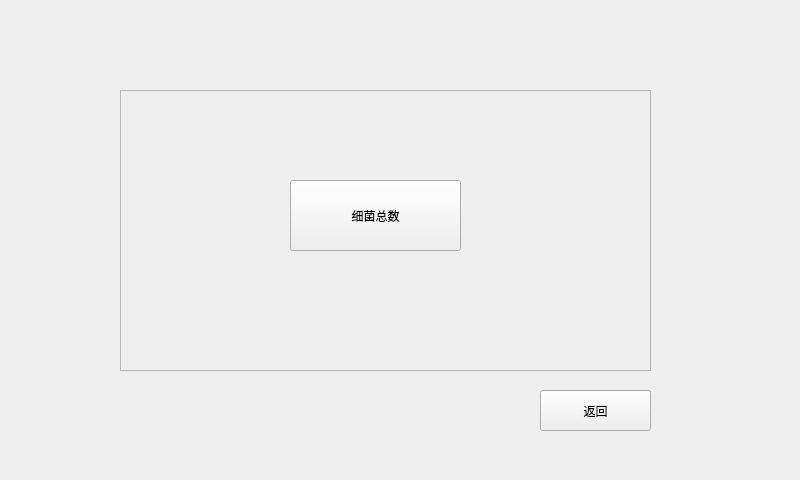
<?xml version="1.0" encoding="UTF-8"?>
<ui version="4.0">
 <class>testmode</class>
 <widget class="QWidget" name="testmode">
  <property name="geometry">
   <rect>
    <x>0</x>
    <y>0</y>
    <width>800</width>
    <height>480</height>
   </rect>
  </property>
  <property name="windowTitle">
   <string>Form</string>
  </property>
  <widget class="QPushButton" name="pbExit">
   <property name="geometry">
    <rect>
     <x>540</x>
     <y>390</y>
     <width>111</width>
     <height>41</height>
    </rect>
   </property>
   <property name="text">
    <string>返回</string>
   </property>
  </widget>
  <widget class="QFrame" name="frame">
   <property name="geometry">
    <rect>
     <x>120</x>
     <y>90</y>
     <width>531</width>
     <height>281</height>
    </rect>
   </property>
   <property name="frameShape">
    <enum>QFrame::StyledPanel</enum>
   </property>
   <property name="frameShadow">
    <enum>QFrame::Raised</enum>
   </property>
   <widget class="QPushButton" name="pbTPC">
    <property name="geometry">
     <rect>
      <x>170</x>
      <y>90</y>
      <width>171</width>
      <height>71</height>
     </rect>
    </property>
    <property name="text">
     <string>细菌总数</string>
    </property>
   </widget>
  </widget>
  <zorder>frame</zorder>
  <zorder>pbExit</zorder>
 </widget>
 <resources/>
 <connections/>
</ui>
